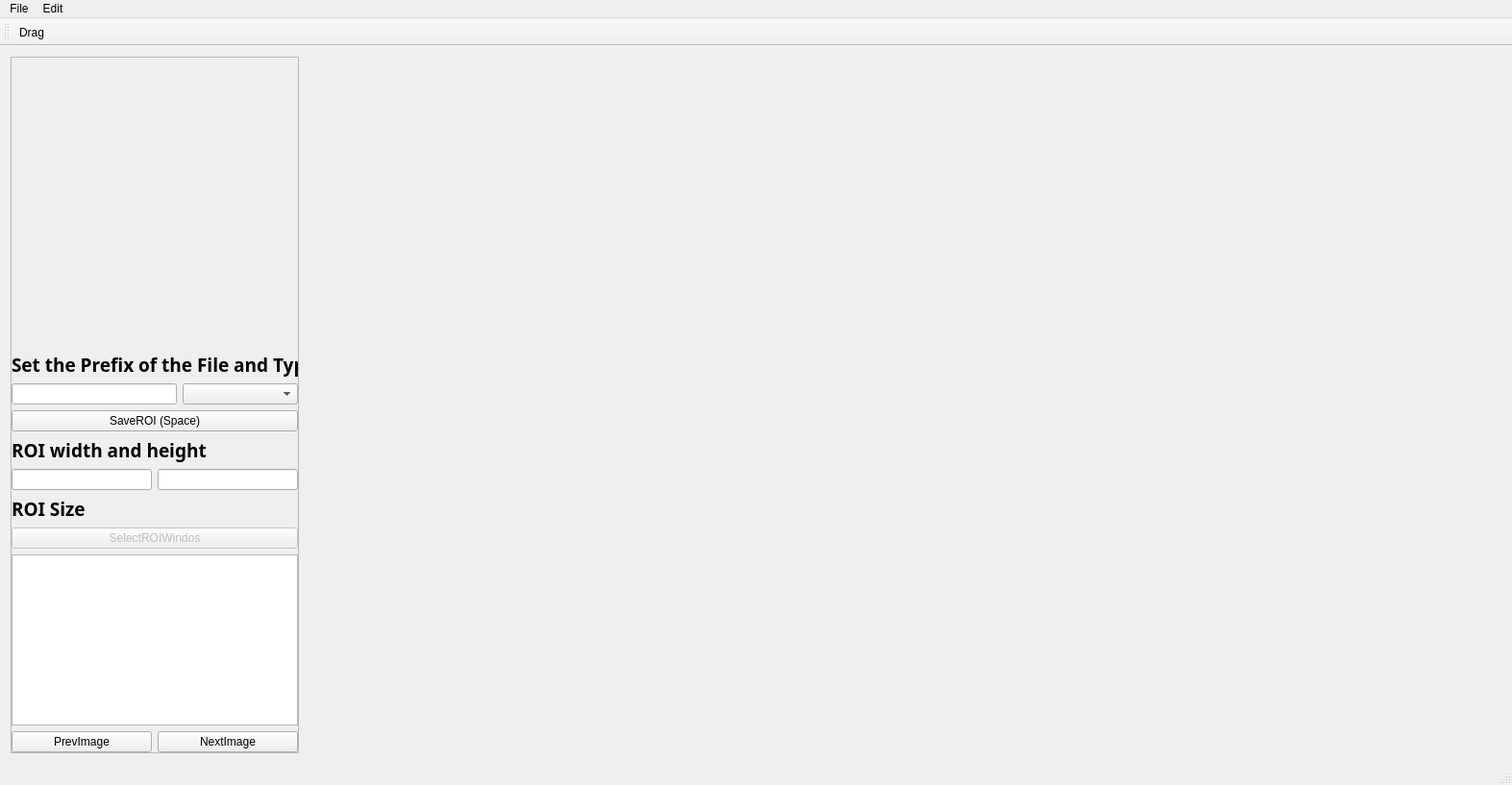
<?xml version="1.0" encoding="UTF-8"?>
<ui version="4.0">
 <class>MainWindow</class>
 <widget class="QMainWindow" name="MainWindow">
  <property name="geometry">
   <rect>
    <x>0</x>
    <y>0</y>
    <width>1573</width>
    <height>817</height>
   </rect>
  </property>
  <property name="windowTitle">
   <string>MainWindow</string>
  </property>
  <widget class="QWidget" name="centralWidget">
   <layout class="QGridLayout" name="gridLayout">
    <item row="0" column="1">
     <widget class="myImageView" name="ImageView">
      <property name="minimumSize">
       <size>
        <width>800</width>
        <height>600</height>
       </size>
      </property>
      <property name="contextMenuPolicy">
       <enum>Qt::CustomContextMenu</enum>
      </property>
      <property name="autoFillBackground">
       <bool>false</bool>
      </property>
      <property name="styleSheet">
       <string notr="true">background:transparent</string>
      </property>
      <property name="backgroundBrush">
       <brush brushstyle="NoBrush">
        <color alpha="255">
         <red>0</red>
         <green>0</green>
         <blue>0</blue>
        </color>
       </brush>
      </property>
      <property name="alignment">
       <set>Qt::AlignLeading|Qt::AlignLeft|Qt::AlignTop</set>
      </property>
      <property name="dragMode">
       <enum>QGraphicsView::NoDrag</enum>
      </property>
     </widget>
    </item>
    <item row="0" column="0">
     <widget class="QFrame" name="frame">
      <property name="minimumSize">
       <size>
        <width>300</width>
        <height>0</height>
       </size>
      </property>
      <property name="maximumSize">
       <size>
        <width>300</width>
        <height>16777215</height>
       </size>
      </property>
      <property name="layoutDirection">
       <enum>Qt::LeftToRight</enum>
      </property>
      <property name="frameShape">
       <enum>QFrame::StyledPanel</enum>
      </property>
      <property name="frameShadow">
       <enum>QFrame::Raised</enum>
      </property>
      <layout class="QVBoxLayout" name="verticalLayout_3">
       <property name="leftMargin">
        <number>0</number>
       </property>
       <property name="topMargin">
        <number>0</number>
       </property>
       <property name="rightMargin">
        <number>0</number>
       </property>
       <property name="bottomMargin">
        <number>0</number>
       </property>
       <item>
        <widget class="QGraphicsView" name="ROIView">
         <property name="minimumSize">
          <size>
           <width>300</width>
           <height>300</height>
          </size>
         </property>
         <property name="maximumSize">
          <size>
           <width>300</width>
           <height>300</height>
          </size>
         </property>
         <property name="layoutDirection">
          <enum>Qt::LeftToRight</enum>
         </property>
         <property name="styleSheet">
          <string notr="true">background:transparent</string>
         </property>
        </widget>
       </item>
       <item>
        <layout class="QVBoxLayout" name="verticalLayout_2">
         <item>
          <widget class="QLabel" name="label_2">
           <property name="font">
            <font>
             <family>Adobe Devanagari</family>
             <pointsize>14</pointsize>
             <weight>75</weight>
             <bold>true</bold>
            </font>
           </property>
           <property name="text">
            <string>Set the Prefix of the File and Type</string>
           </property>
          </widget>
         </item>
         <item>
          <layout class="QHBoxLayout" name="horizontalLayout">
           <item>
            <widget class="QLineEdit" name="ROIPrefixEdit"/>
           </item>
           <item>
            <widget class="QComboBox" name="TypeBox">
             <property name="minimumSize">
              <size>
               <width>120</width>
               <height>0</height>
              </size>
             </property>
             <property name="maximumSize">
              <size>
               <width>120</width>
               <height>16777215</height>
              </size>
             </property>
            </widget>
           </item>
          </layout>
         </item>
         <item>
          <widget class="QPushButton" name="SaveROIButton">
           <property name="text">
            <string>SaveROI (Space)</string>
           </property>
           <property name="shortcut">
            <string>Space</string>
           </property>
          </widget>
         </item>
        </layout>
       </item>
       <item>
        <layout class="QVBoxLayout" name="verticalLayout">
         <item>
          <widget class="QLabel" name="label">
           <property name="font">
            <font>
             <family>Adobe Devanagari</family>
             <pointsize>14</pointsize>
             <weight>75</weight>
             <bold>true</bold>
            </font>
           </property>
           <property name="text">
            <string>ROI width and height</string>
           </property>
          </widget>
         </item>
         <item>
          <layout class="QHBoxLayout" name="horizontalLayout_2">
           <item>
            <widget class="QLineEdit" name="ROIwidthlineEdit"/>
           </item>
           <item>
            <widget class="QLineEdit" name="ROIheightlineEdit">
             <property name="placeholderText">
              <string/>
             </property>
            </widget>
           </item>
          </layout>
         </item>
        </layout>
       </item>
       <item>
        <layout class="QVBoxLayout" name="verticalLayout_4">
         <item>
          <widget class="QLabel" name="label_3">
           <property name="font">
            <font>
             <family>Adobe Devanagari</family>
             <pointsize>14</pointsize>
             <weight>75</weight>
             <bold>true</bold>
            </font>
           </property>
           <property name="text">
            <string>ROI Size</string>
           </property>
          </widget>
         </item>
         <item>
          <widget class="QPushButton" name="SetROIButton">
           <property name="enabled">
            <bool>false</bool>
           </property>
           <property name="styleSheet">
            <string notr="true">QPushButton:pressed{
    border: 1px solid #5F92B2;
    background-color:  rgb(255, 255, 255);
}</string>
           </property>
           <property name="text">
            <string>SelectROIWindos</string>
           </property>
          </widget>
         </item>
        </layout>
       </item>
       <item>
        <widget class="myTextBrowser" name="infoBrowser">
         <property name="contextMenuPolicy">
          <enum>Qt::CustomContextMenu</enum>
         </property>
        </widget>
       </item>
       <item>
        <layout class="QHBoxLayout" name="horizontalLayout_3">
         <item>
          <widget class="QPushButton" name="PrevButton">
           <property name="text">
            <string>PrevImage</string>
           </property>
           <property name="shortcut">
            <string>A</string>
           </property>
          </widget>
         </item>
         <item>
          <widget class="QPushButton" name="NextButton">
           <property name="text">
            <string>NextImage</string>
           </property>
           <property name="shortcut">
            <string>D</string>
           </property>
          </widget>
         </item>
        </layout>
       </item>
      </layout>
     </widget>
    </item>
   </layout>
  </widget>
  <widget class="QMenuBar" name="menuBar">
   <property name="geometry">
    <rect>
     <x>0</x>
     <y>0</y>
     <width>1573</width>
     <height>26</height>
    </rect>
   </property>
   <widget class="QMenu" name="menufile">
    <property name="title">
     <string>File</string>
    </property>
    <addaction name="actionOpen"/>
    <addaction name="actionOpenFolder"/>
    <addaction name="actionSetSavePath"/>
   </widget>
   <widget class="QMenu" name="menuEdit">
    <property name="title">
     <string>Edit</string>
    </property>
    <addaction name="actionZoomIn"/>
    <addaction name="actionZoomOut"/>
   </widget>
   <addaction name="menufile"/>
   <addaction name="menuEdit"/>
  </widget>
  <widget class="QToolBar" name="mainToolBar">
   <attribute name="toolBarArea">
    <enum>TopToolBarArea</enum>
   </attribute>
   <attribute name="toolBarBreak">
    <bool>false</bool>
   </attribute>
   <addaction name="actionDrag"/>
  </widget>
  <widget class="QStatusBar" name="statusBar"/>
  <action name="actionOpen">
   <property name="text">
    <string>Open...</string>
   </property>
  </action>
  <action name="actionOpenFolder">
   <property name="text">
    <string>OpenFolder...</string>
   </property>
  </action>
  <action name="actionSetSavePath">
   <property name="text">
    <string>SetSavePath</string>
   </property>
  </action>
  <action name="actionZoomIn">
   <property name="text">
    <string>ZoomIn 50%</string>
   </property>
  </action>
  <action name="actionZoomOut">
   <property name="text">
    <string>ZoomOut 50%</string>
   </property>
  </action>
  <action name="actionDrag">
   <property name="checkable">
    <bool>true</bool>
   </property>
   <property name="icon">
    <iconset resource="icon.qrc">
     <normaloff>:/icon/icon/hand_black.png</normaloff>
     <normalon>:/icon/icon/hand_black.png</normalon>
     <disabledoff>:/icon/icon/hand_blue.png</disabledoff>
     <disabledon>:/icon/icon/hand_blue.png</disabledon>
     <activeoff>:/icon/icon/hand_blue.png</activeoff>
     <activeon>:/icon/icon/hand_blue.png</activeon>
     <selectedoff>:/icon/icon/hand_blue.png</selectedoff>
     <selectedon>:/icon/icon/hand_blue.png</selectedon>:/icon/icon/hand_black.png</iconset>
   </property>
   <property name="text">
    <string>Drag</string>
   </property>
   <property name="toolTip">
    <string>&lt;html&gt;&lt;head/&gt;&lt;body&gt;&lt;p&gt;click and translate around the view&lt;/p&gt;&lt;/body&gt;&lt;/html&gt;</string>
   </property>
  </action>
 </widget>
 <layoutdefault spacing="6" margin="11"/>
 <customwidgets>
  <customwidget>
   <class>myImageView</class>
   <extends>QGraphicsView</extends>
   <header>myimageview.h</header>
  </customwidget>
  <customwidget>
   <class>myTextBrowser</class>
   <extends>QTextBrowser</extends>
   <header>mytextbrowser.h</header>
  </customwidget>
 </customwidgets>
 <resources>
  <include location="icon.qrc"/>
 </resources>
 <connections/>
</ui>
